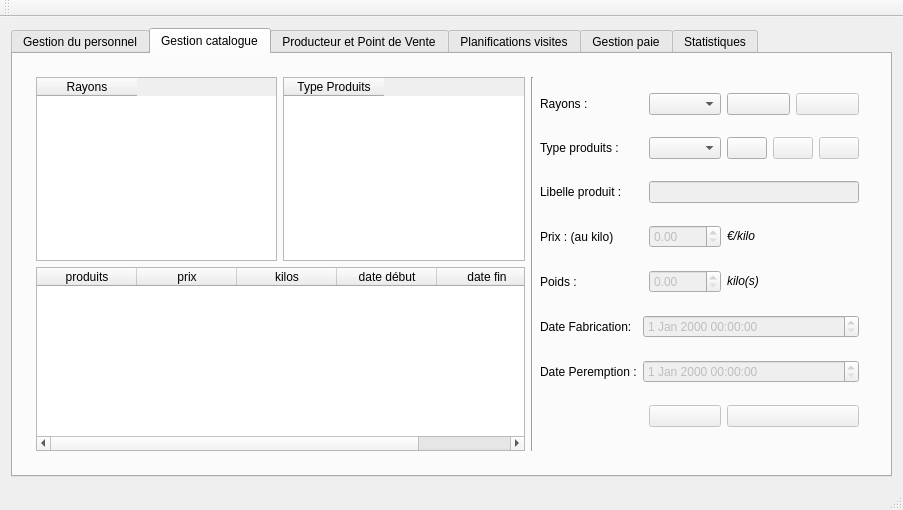
<?xml version="1.0" encoding="UTF-8"?>
<ui version="4.0">
 <class>MainWindow</class>
 <widget class="QMainWindow" name="MainWindow">
  <property name="geometry">
   <rect>
    <x>0</x>
    <y>0</y>
    <width>903</width>
    <height>510</height>
   </rect>
  </property>
  <property name="minimumSize">
   <size>
    <width>903</width>
    <height>510</height>
   </size>
  </property>
  <property name="maximumSize">
   <size>
    <width>903</width>
    <height>510</height>
   </size>
  </property>
  <property name="windowTitle">
   <string>Gestionnaire</string>
  </property>
  <widget class="QWidget" name="centralWidget">
   <layout class="QGridLayout" name="gridLayout_6">
    <item row="0" column="0">
     <widget class="QTabWidget" name="tabWidget">
      <property name="currentIndex">
       <number>1</number>
      </property>
      <widget class="QWidget" name="tab">
       <attribute name="title">
        <string>Gestion du personnel</string>
       </attribute>
       <layout class="QVBoxLayout" name="verticalLayout_2">
        <item>
         <widget class="QLabel" name="label">
          <property name="text">
           <string>Liste du personnel :</string>
          </property>
         </widget>
        </item>
        <item>
         <widget class="QTableWidget" name="tableWidgetPersonnel">
          <property name="editTriggers">
           <set>QAbstractItemView::NoEditTriggers</set>
          </property>
          <property name="selectionMode">
           <enum>QAbstractItemView::SingleSelection</enum>
          </property>
          <property name="selectionBehavior">
           <enum>QAbstractItemView::SelectRows</enum>
          </property>
         </widget>
        </item>
        <item>
         <layout class="QGridLayout" name="gridLayout">
          <item row="0" column="0">
           <widget class="QPushButton" name="pushButtonGestionPersonnelAjouter">
            <property name="enabled">
             <bool>true</bool>
            </property>
            <property name="text">
             <string/>
            </property>
            <property name="icon">
             <iconset resource="ressources.qrc">
              <normaloff>:/images/docs/add.png</normaloff>:/images/docs/add.png</iconset>
            </property>
           </widget>
          </item>
          <item row="0" column="1">
           <widget class="QPushButton" name="pushButtonGestionPersonnelModifier">
            <property name="enabled">
             <bool>false</bool>
            </property>
            <property name="text">
             <string/>
            </property>
            <property name="icon">
             <iconset resource="ressources.qrc">
              <normaloff>:/images/docs/edit-undo.png</normaloff>:/images/docs/edit-undo.png</iconset>
            </property>
           </widget>
          </item>
          <item row="0" column="2">
           <widget class="QPushButton" name="pushButtonGestionPersonnelSupprimer">
            <property name="enabled">
             <bool>false</bool>
            </property>
            <property name="text">
             <string/>
            </property>
            <property name="icon">
             <iconset resource="ressources.qrc">
              <normaloff>:/images/docs/edit-delete.png</normaloff>:/images/docs/edit-delete.png</iconset>
            </property>
           </widget>
          </item>
         </layout>
        </item>
       </layout>
      </widget>
      <widget class="QWidget" name="tab_3">
       <attribute name="title">
        <string>Gestion catalogue</string>
       </attribute>
       <widget class="QWidget" name="layoutWidget">
        <property name="geometry">
         <rect>
          <x>12</x>
          <y>12</y>
          <width>845</width>
          <height>396</height>
         </rect>
        </property>
        <layout class="QHBoxLayout" name="horizontalLayout_4">
         <item>
          <layout class="QVBoxLayout" name="verticalLayout_3">
           <item>
            <layout class="QHBoxLayout" name="horizontalLayout_2">
             <item>
              <widget class="QTableWidget" name="tableWidgetRayons">
               <property name="editTriggers">
                <set>QAbstractItemView::NoEditTriggers</set>
               </property>
               <property name="selectionBehavior">
                <enum>QAbstractItemView::SelectRows</enum>
               </property>
               <column>
                <property name="text">
                 <string>Rayons</string>
                </property>
               </column>
              </widget>
             </item>
             <item>
              <widget class="QTableWidget" name="tableWidgetTypeProduits">
               <property name="editTriggers">
                <set>QAbstractItemView::NoEditTriggers</set>
               </property>
               <property name="selectionBehavior">
                <enum>QAbstractItemView::SelectRows</enum>
               </property>
               <column>
                <property name="text">
                 <string>Type Produits</string>
                </property>
               </column>
              </widget>
             </item>
            </layout>
           </item>
           <item>
            <widget class="QTableWidget" name="tableWidgetProduits">
             <property name="selectionBehavior">
              <enum>QAbstractItemView::SelectRows</enum>
             </property>
             <column>
              <property name="text">
               <string>produits</string>
              </property>
             </column>
             <column>
              <property name="text">
               <string>prix</string>
              </property>
             </column>
             <column>
              <property name="text">
               <string>kilos</string>
              </property>
             </column>
             <column>
              <property name="text">
               <string>date début</string>
              </property>
             </column>
             <column>
              <property name="text">
               <string>date fin</string>
              </property>
             </column>
            </widget>
           </item>
          </layout>
         </item>
         <item>
          <widget class="Line" name="line">
           <property name="orientation">
            <enum>Qt::Vertical</enum>
           </property>
          </widget>
         </item>
         <item>
          <layout class="QGridLayout" name="gridLayout_5">
           <item row="7" column="3">
            <widget class="QPushButton" name="pushButtonSupprimerProduits">
             <property name="enabled">
              <bool>false</bool>
             </property>
             <property name="text">
              <string/>
             </property>
             <property name="icon">
              <iconset resource="ressources.qrc">
               <normaloff>:/images/docs/edit-delete.png</normaloff>:/images/docs/edit-delete.png</iconset>
             </property>
            </widget>
           </item>
           <item row="5" column="1" colspan="3">
            <widget class="QDateTimeEdit" name="dateTimeEditDebut">
             <property name="enabled">
              <bool>false</bool>
             </property>
            </widget>
           </item>
           <item row="0" column="0">
            <widget class="QLabel" name="label_7">
             <property name="text">
              <string>Rayons :</string>
             </property>
            </widget>
           </item>
           <item row="0" column="2">
            <widget class="QComboBox" name="comboBoxRayons"/>
           </item>
           <item row="0" column="3">
            <layout class="QHBoxLayout" name="horizontalLayout_3">
             <item>
              <widget class="QPushButton" name="pushButtonAjoutRayons">
               <property name="text">
                <string/>
               </property>
               <property name="icon">
                <iconset resource="ressources.qrc">
                 <normaloff>:/images/docs/add.png</normaloff>:/images/docs/add.png</iconset>
               </property>
              </widget>
             </item>
             <item>
              <widget class="QPushButton" name="pushButtonSupprimerRayons">
               <property name="enabled">
                <bool>false</bool>
               </property>
               <property name="text">
                <string/>
               </property>
               <property name="icon">
                <iconset resource="ressources.qrc">
                 <normaloff>:/images/docs/list-remove.png</normaloff>:/images/docs/list-remove.png</iconset>
               </property>
              </widget>
             </item>
            </layout>
           </item>
           <item row="1" column="0" colspan="2">
            <widget class="QLabel" name="label_8">
             <property name="text">
              <string>Type produits :</string>
             </property>
            </widget>
           </item>
           <item row="1" column="2">
            <widget class="QComboBox" name="comboBoxTypeProduits"/>
           </item>
           <item row="1" column="3">
            <layout class="QHBoxLayout" name="horizontalLayout">
             <item>
              <widget class="QPushButton" name="pushButtonAjoutTypeProduits">
               <property name="text">
                <string/>
               </property>
               <property name="icon">
                <iconset resource="ressources.qrc">
                 <normaloff>:/images/docs/add.png</normaloff>:/images/docs/add.png</iconset>
               </property>
              </widget>
             </item>
             <item>
              <widget class="QPushButton" name="pushButtonSupprimerTypeProduits">
               <property name="enabled">
                <bool>false</bool>
               </property>
               <property name="text">
                <string/>
               </property>
               <property name="icon">
                <iconset resource="ressources.qrc">
                 <normaloff>:/images/docs/list-remove.png</normaloff>:/images/docs/list-remove.png</iconset>
               </property>
              </widget>
             </item>
             <item>
              <widget class="QPushButton" name="pushButtonModifierTypeProduits">
               <property name="enabled">
                <bool>false</bool>
               </property>
               <property name="text">
                <string/>
               </property>
               <property name="icon">
                <iconset resource="ressources.qrc">
                 <normaloff>:/images/docs/edit-undo.png</normaloff>:/images/docs/edit-undo.png</iconset>
               </property>
              </widget>
             </item>
            </layout>
           </item>
           <item row="2" column="0" colspan="2">
            <widget class="QLabel" name="label_9">
             <property name="text">
              <string>Libelle produit :</string>
             </property>
            </widget>
           </item>
           <item row="2" column="2" colspan="2">
            <widget class="QLineEdit" name="lineEditLibelleProduit">
             <property name="enabled">
              <bool>false</bool>
             </property>
            </widget>
           </item>
           <item row="3" column="0">
            <widget class="QLabel" name="label_10">
             <property name="text">
              <string>Prix : (au kilo)</string>
             </property>
            </widget>
           </item>
           <item row="4" column="0">
            <widget class="QLabel" name="label_11">
             <property name="text">
              <string>Poids : </string>
             </property>
            </widget>
           </item>
           <item row="5" column="0">
            <widget class="QLabel" name="label_12">
             <property name="text">
              <string>Date Fabrication:</string>
             </property>
            </widget>
           </item>
           <item row="6" column="0">
            <widget class="QLabel" name="label_13">
             <property name="text">
              <string>Date Peremption :</string>
             </property>
            </widget>
           </item>
           <item row="6" column="1" colspan="3">
            <widget class="QDateTimeEdit" name="dateTimeEditFin">
             <property name="enabled">
              <bool>false</bool>
             </property>
            </widget>
           </item>
           <item row="7" column="2">
            <widget class="QPushButton" name="pushButtonModifierProduits">
             <property name="enabled">
              <bool>false</bool>
             </property>
             <property name="text">
              <string/>
             </property>
             <property name="icon">
              <iconset resource="ressources.qrc">
               <normaloff>:/images/docs/edit-undo.png</normaloff>:/images/docs/edit-undo.png</iconset>
             </property>
            </widget>
           </item>
           <item row="3" column="2">
            <widget class="QDoubleSpinBox" name="doubleSpinBoxPrix">
             <property name="enabled">
              <bool>false</bool>
             </property>
             <property name="singleStep">
              <double>0.250000000000000</double>
             </property>
             <property name="value">
              <double>0.000000000000000</double>
             </property>
            </widget>
           </item>
           <item row="4" column="2">
            <widget class="QDoubleSpinBox" name="doubleSpinBoxPoids">
             <property name="enabled">
              <bool>false</bool>
             </property>
             <property name="singleStep">
              <double>0.250000000000000</double>
             </property>
            </widget>
           </item>
           <item row="4" column="3">
            <widget class="QLabel" name="label_14">
             <property name="text">
              <string>&lt;html&gt;&lt;head/&gt;&lt;body&gt;&lt;p&gt;&lt;span style=&quot; font-style:italic;&quot;&gt;kilo(s)&lt;/span&gt;&lt;/p&gt;&lt;/body&gt;&lt;/html&gt;</string>
             </property>
            </widget>
           </item>
           <item row="3" column="3">
            <widget class="QLabel" name="label_15">
             <property name="text">
              <string>&lt;html&gt;&lt;head/&gt;&lt;body&gt;&lt;p&gt;&lt;span style=&quot; font-style:italic;&quot;&gt;€/kilo&lt;/span&gt;&lt;/p&gt;&lt;/body&gt;&lt;/html&gt;</string>
             </property>
            </widget>
           </item>
          </layout>
         </item>
        </layout>
       </widget>
      </widget>
      <widget class="QWidget" name="tab_6">
       <attribute name="title">
        <string>Producteur et Point de Vente</string>
       </attribute>
       <layout class="QVBoxLayout" name="verticalLayout_4">
        <item>
         <layout class="QGridLayout" name="gridLayout_4">
          <item row="0" column="0" colspan="3">
           <layout class="QGridLayout" name="gridLayout_3">
            <item row="0" column="0">
             <widget class="QLabel" name="label_2">
              <property name="text">
               <string>Producteurs :</string>
              </property>
             </widget>
            </item>
            <item row="1" column="0" colspan="2">
             <widget class="QTableWidget" name="tableWidgetProducteurs">
              <column>
               <property name="text">
                <string>Nom</string>
               </property>
              </column>
              <column>
               <property name="text">
                <string>Prenom</string>
               </property>
              </column>
              <column>
               <property name="text">
                <string>Mail</string>
               </property>
              </column>
              <column>
               <property name="text">
                <string>Tel</string>
               </property>
              </column>
              <column>
               <property name="text">
                <string>Adresse</string>
               </property>
              </column>
             </widget>
            </item>
            <item row="2" column="0">
             <widget class="QPushButton" name="pushButton_4">
              <property name="text">
               <string>ACCEPTER</string>
              </property>
             </widget>
            </item>
            <item row="2" column="1">
             <widget class="QPushButton" name="pushButton_5">
              <property name="text">
               <string>REFUSER</string>
              </property>
             </widget>
            </item>
           </layout>
          </item>
          <item row="0" column="3">
           <layout class="QGridLayout" name="gridLayout_2">
            <item row="0" column="0">
             <widget class="QLabel" name="label_3">
              <property name="text">
               <string>Points de Ventes :</string>
              </property>
             </widget>
            </item>
            <item row="1" column="0" colspan="2">
             <widget class="QTableWidget" name="tableWidgetPointDeVentes">
              <column>
               <property name="text">
                <string>Nom</string>
               </property>
              </column>
              <column>
               <property name="text">
                <string>Prenom</string>
               </property>
              </column>
              <column>
               <property name="text">
                <string>Adresse</string>
               </property>
              </column>
             </widget>
            </item>
            <item row="2" column="0">
             <widget class="QPushButton" name="pushButton">
              <property name="text">
               <string>ACCEPTER</string>
              </property>
             </widget>
            </item>
            <item row="2" column="1">
             <widget class="QPushButton" name="pushButton_2">
              <property name="text">
               <string>REFUSER</string>
              </property>
             </widget>
            </item>
           </layout>
          </item>
          <item row="1" column="0" colspan="4">
           <widget class="Line" name="line_2">
            <property name="orientation">
             <enum>Qt::Horizontal</enum>
            </property>
           </widget>
          </item>
          <item row="2" column="0">
           <layout class="QVBoxLayout" name="verticalLayout_5">
            <item>
             <widget class="QLabel" name="label_4">
              <property name="text">
               <string>Nom :</string>
              </property>
             </widget>
            </item>
            <item>
             <widget class="QLabel" name="label_5">
              <property name="text">
               <string>Etat :</string>
              </property>
             </widget>
            </item>
            <item>
             <widget class="QLabel" name="label_6">
              <property name="text">
               <string>Adresse :</string>
              </property>
             </widget>
            </item>
           </layout>
          </item>
          <item row="2" column="1">
           <layout class="QVBoxLayout" name="verticalLayout_6">
            <item>
             <widget class="QLabel" name="labelNom">
              <property name="text">
               <string>TextLabel</string>
              </property>
             </widget>
            </item>
            <item>
             <widget class="QLabel" name="labelEtat">
              <property name="text">
               <string>TextLabel</string>
              </property>
             </widget>
            </item>
            <item>
             <widget class="QLabel" name="labelAdresse">
              <property name="text">
               <string>TextLabel</string>
              </property>
             </widget>
            </item>
           </layout>
          </item>
          <item row="2" column="2" colspan="2">
           <widget class="QPushButton" name="pushButton_3">
            <property name="text">
             <string>GESTION VISITE</string>
            </property>
           </widget>
          </item>
         </layout>
        </item>
       </layout>
      </widget>
      <widget class="QWidget" name="tab_2">
       <attribute name="title">
        <string>Planifications visites</string>
       </attribute>
      </widget>
      <widget class="QWidget" name="tab_4">
       <attribute name="title">
        <string>Gestion paie</string>
       </attribute>
      </widget>
      <widget class="QWidget" name="tab_5">
       <attribute name="title">
        <string>Statistiques</string>
       </attribute>
      </widget>
     </widget>
    </item>
   </layout>
  </widget>
  <widget class="QToolBar" name="mainToolBar">
   <attribute name="toolBarArea">
    <enum>TopToolBarArea</enum>
   </attribute>
   <attribute name="toolBarBreak">
    <bool>false</bool>
   </attribute>
  </widget>
  <widget class="QStatusBar" name="statusBar"/>
 </widget>
 <layoutdefault spacing="6" margin="11"/>
 <resources>
  <include location="ressources.qrc"/>
 </resources>
 <connections/>
</ui>
